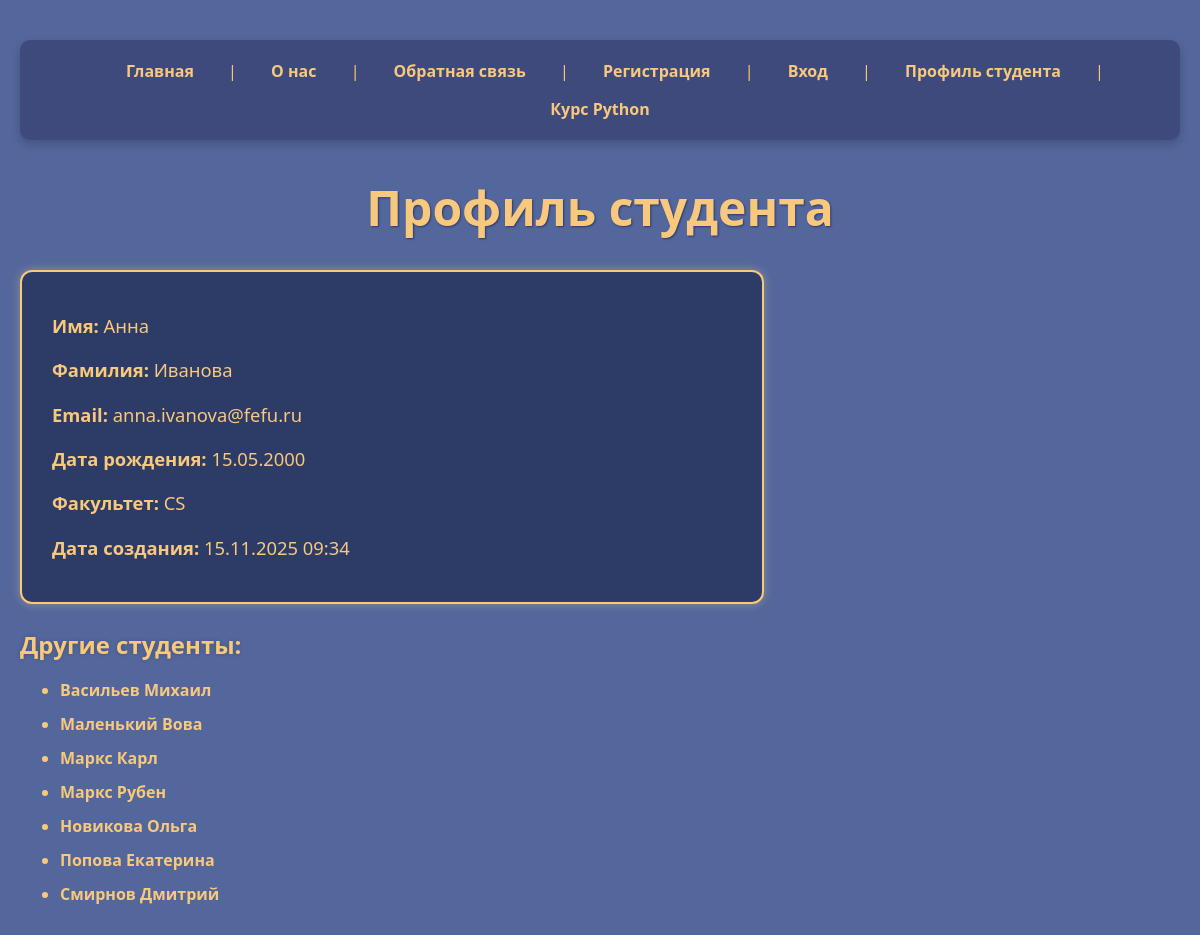
Screenshot of /student/1/ with the database file from the repository.
### fefu_lab/models.py (models this page shows, shortened)
class Student(models.Model):
    FACULTY_CHOICES = [
        ('CS', 'Кибербезопасность'),
        ('SE', 'Программная инженерия'),
        ('IT', 'Информационные технологии'),
        ('DS', 'Наука о данных'),
        ('WEB', 'Веб-технологии'),
    ]
    first_name = models.CharField(max_length=100, verbose_name='Имя')
    last_name = models.CharField(max_length=100, verbose_name='Фамилия')
    email = models.EmailField(unique=True, verbose_name='Email')
    birth_date = models.DateField(null=True, blank=True, verbose_name='Дата рождения')
    faculty = models.CharField(max_length=3, choices=FACULTY_CHOICES, default='CS', verbose_name='Факультет')
    created_at = models.DateTimeField(auto_now_add=True, verbose_name='Дата создания')
    class Meta:
        verbose_name = 'Студент'
        verbose_name_plural = 'Студенты'
        ordering = ['last_name', 'first_name']

### fefu_lab/views.py (the view)
# urls.py: path('student/<int:student_id>/', views.student_profile, name='student_profile'),
def student_profile(request, student_id):
    student = get_object_or_404(Student, pk=student_id)
    other_students = Student.objects.exclude(pk=student_id)[:10]  # например, 10 других студентов
    return render(request, 'student.html', {
        'student': student,
        'other_students': other_students,
        'title': f'Профиль студента {student.first_name}',
    })

### fefu_lab/template/student.html (shortened to what this page needs)
{% extends "base.html" %}
{% block heading %}Профиль студента{% endblock %}
{% block content %}
<div class="student-info">
    <p><strong>Имя:</strong> {{ student.first_name }}</p>
    <p><strong>Фамилия:</strong> {{ student.last_name }}</p>
    <p><strong>Email:</strong> {{ student.email }}</p>
    <p><strong>Дата рождения:</strong> {{ student.birth_date|date:"d.m.Y" }}</p>
    <p><strong>Факультет:</strong> {{ student.faculty }}</p>
    <p><strong>Дата создания:</strong> {{ student.created_at|date:"d.m.Y H:i" }}</p>
</div>
<div style="margin-top: 20px;">
    <h3>Другие студенты:</h3>
    <ul>
        {% for other_student in other_students %}
            <li><a href="{% url 'student_profile' other_student.id %}">{{ other_student.last_name }} {{ other_student.first_name }}</a></li>
        {% empty %}
            <li>Нет других студентов.</li>
        {% endfor %}
    </ul>
</div>
{% endblock %}

### fefu_lab/static/css/style.css (style rules this page uses)
body { font-family: 'Segoe UI', Tahoma, Geneva, Verdana, sans-serif; background-color: #53679d; padding: 40px 20px; color: #F8C87C; text-align: left; margin: 0; min-height: 100vh; }
.student-info, .course-info { background-color: #2d3b67; border: 2px solid #f8c87c; border-radius: 12px; padding: 25px 30px; max-width: 680px; color: #f8c87c; line-height: 1.65; box-shadow: 0 0 10px #f8c87c66; }
.student-info p, .course-info p { margin: 14px 0; font-size: 1.15em; font-weight: 500; }
ul li { margin-bottom: 12px; font-size: 1rem; font-weight: 600; }
ul li a { color: #f8c87c; text-decoration: none; border-bottom: 2px solid transparent; transition: color 0.3s ease, border-color 0.3s ease; }
h3 { font-size: 1.5rem; text-align: left; color: #f8c87c; margin-bottom: 18px; text-shadow: 0 0 4px #00000033; }
p { color: #f8c87c; text-align: left; margin-top: 25px; font-size: 15px; font-weight: 600; }

### rows the page displays
Student: first_name "Анна", last_name "Иванова", email "anna.ivanova@fefu.ru", birth_date "15.05.2000", faculty "CS", created_at "15.11.2025 09:34"
Student: last_name "Васильев", first_name "Михаил"
Student: last_name "Маленький", first_name "Вова"
Student: last_name "Маркс", first_name "Карл"
Student: last_name "Маркс", first_name "Рубен"
Student: last_name "Новикова", first_name "Ольга"
Student: last_name "Попова", first_name "Екатерина"
Student: last_name "Смирнов", first_name "Дмитрий"
